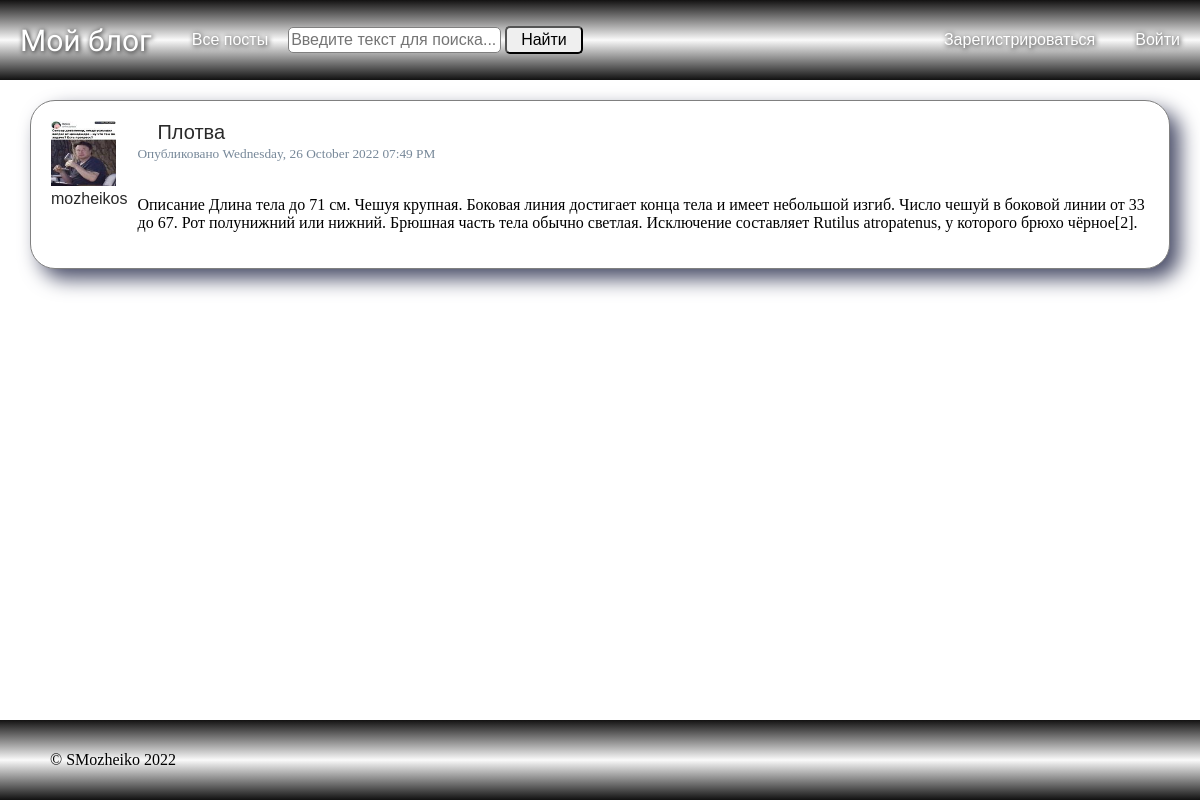
Screenshot of /posts/post?post_id=5 with the database file from the repository.
### blog_flask/models.py (models this page shows, shortened)
class User(db.Model, UserMixin):
    id = db.Column(db.Integer, primary_key=True)
    username = db.Column(db.String(20), unique=True, nullable=False)
    email = db.Column(db.String(120), unique=True, nullable=False)
    avatar = db.Column(db.String(100), nullable=False, default='default.png')
    password = db.Column(db.String(100), nullable=False)
    posts = db.relationship(
        'Post',
        back_populates='author',
        lazy=True,
        uselist=True
    )

class Post(db.Model):
    id = db.Column(db.Integer, primary_key=True)
    title = db.Column(db.String(100), nullable=False)
    created_at = db.Column(db.DateTime, nullable=False, default=datetime.datetime.utcnow())
    content = db.Column(db.Text, nullable=False)
    user_id = db.Column(
        db.Integer, db.ForeignKey(
            'user.id',
            ondelete='CASCADE',
            onupdate='CASCADE'
        ), nullable=False
    )
    author = db.relationship(
        User,
        back_populates='posts',
        uselist=False
    )

### blog_flask/posts/routes.py (the view)
@posts.route('/post')
def post():
    post_id = request.args.get('post_id', 0, type=int)
    post_item = Post.query.get_or_404(post_id)
    return render_template('post.html', post=post_item)

### blog_flask/context_processsors.py
class SearchForm(FlaskForm):
    search = StringField(
        label='Поиск',
        validators=[DataRequired()]
    )
    find = SubmitField(
        label='Найти'
    )

### run.py (called while the page is built)
@app.context_processor
def search():
    form = SearchForm()
    return dict(search=form)

@app.context_processor
def year():
    today_year = datetime.datetime.now().year
    return dict(year=today_year)

### blog_flask/templates/post.html (shortened to what this page needs)
{% extends "layout.html" %}
{% block content %}
<div class="content-card">
  <div class="card-author">
    <img class="article-img" src="{{ url_for('static', filename='profile_pictures/' + post.author.avatar) }}">
    <a class="navbar-user card-title card-author" href="{{ url_for('users.user_posts', username=post.author.username) }}">{{ post.author.username }}</a>
  </div>
  <div class="card">
    <div class="card-body">
      <h4 class="navbar-user card-title" style="margin: 0 20px">{{ post.title }}</h4>
      <small>Опубликовано {{ post.created_at.strftime('%A, %d %B %Y %I:%M %p') }}</small>
      <br>
      <br>
      <p class="card-text">{{ post.content }}</p>
    </div>
  </div>
</div>
{% endblock content %}

### blog_flask/static/main.css (style rules this page uses)
body { margin: 0; padding: 0; }
.navbar-user { font-size: 20px; font-family: Impact, Charcoal, sans-serif; font-weight: normal; margin: 20px; }
.search input { line-height: 20px; font-size: 16px; font-family: Ubuntu, sans-serif; font-weight: normal; border-radius: 5px; }
.search-input { padding: 2px; color: black; border: 1px solid gray; }
.search-button { padding: 2px 14px; cursor: pointer; color: black; }
h1, h2, h3, h4, h5, h6 { margin: 0; color: #444444; }
.content-card { display: flex; padding: 20px; border: 1px solid grey; border-radius: 25px; background-color: white; box-shadow: 10px 10px 20px #4a4e69; margin: 20px 0; }
.card { margin-left: 10px; }
.card-title { text-decoration: none; color: #2a2a2a; }
.card-author { font-size: 16px; margin: 0; }
.article-img { height: 65px; width: 65px; padding: 0; margin: 0; }
small { color: lightslategrey; }

### rows the page displays
User: avatar (picture), author.username "mozheikos"
Post: title "Плотва", created_at "Wednesday, 26 October 2022 07:49 PM", content "Описание Длина тела до 71 см. Чешуя крупная. Боковая линия достигает конца тела и имеет небольшой изгиб. Число чешуй в боковой линии от 33 до 67. Рот полунижний или нижний. Брюшная часть тела обычно светлая. Исключение составляет Rutilus atropatenus, у которого брюхо чёрное[2]."
